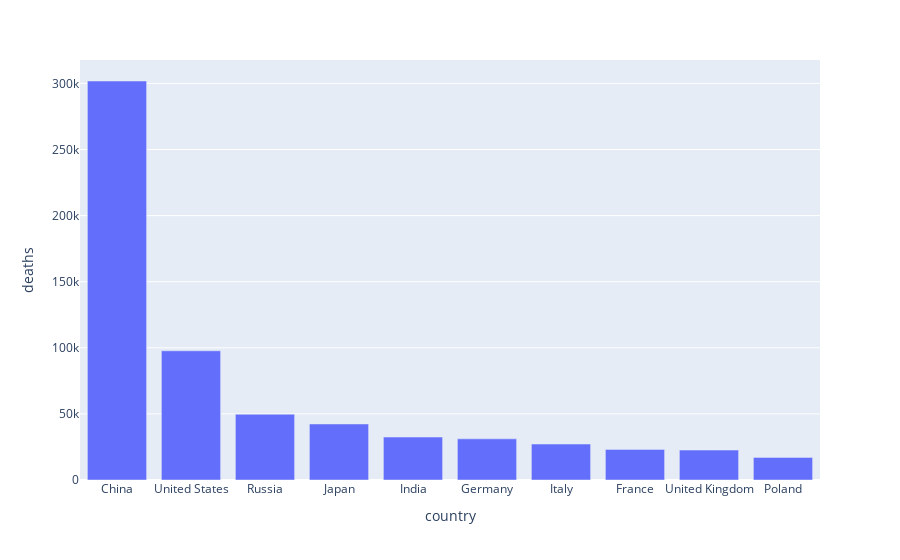

Notebook code for this chart:
### Code cell
#top 10 countries with highest deaths lung cancer for males
df_males = max_avg_num_males[:10]
fig = px.bar(df_males, x = "country", y = "deaths")
fig.show()

### Figure 1 — Plotly figure (JSON) as saved in the notebook; plotly's stock layout.template omitted (floating-point values rounded to 4 significant figures)
{"data": [{"alignmentgroup": "True", "hovertemplate": "country=%{x}<br>deaths=%{y}<extra></extra>", "legendgroup": "", "marker": {"color": "#636efa", "pattern": {"shape": ""}}, "name": "", "offsetgroup": "", "orientation": "v", "showlegend": false, "textposition": "auto", "type": "bar", "x": ["China", "United States", "Russia", "Japan", "India", "Germany", "Italy", "France", "United Kingdom", "Poland"], "xaxis": "x", "y": [301800.0, 97730.0, 49760.0, 42370.0, 32470.0, 31120.0, 27220.0, 23160.0, 22650.0, 17100], "yaxis": "y"}], "layout": {"barmode": "relative", "legend": {"tracegroupgap": 0}, "margin": {"t": 60}, "xaxis": {"anchor": "y", "domain": [0, 1], "title": {"text": "country"}}, "yaxis": {"anchor": "x", "domain": [0, 1], "title": {"text": "deaths"}}}}
